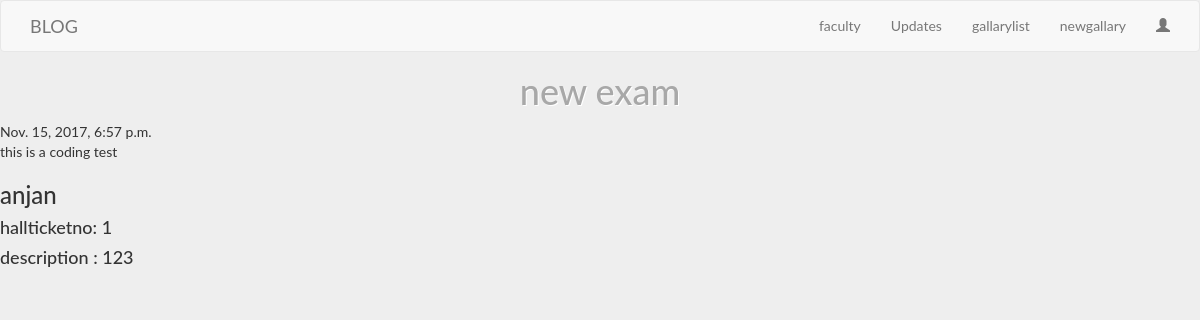
/exam/2/, run on an earlier commit of the app's database.
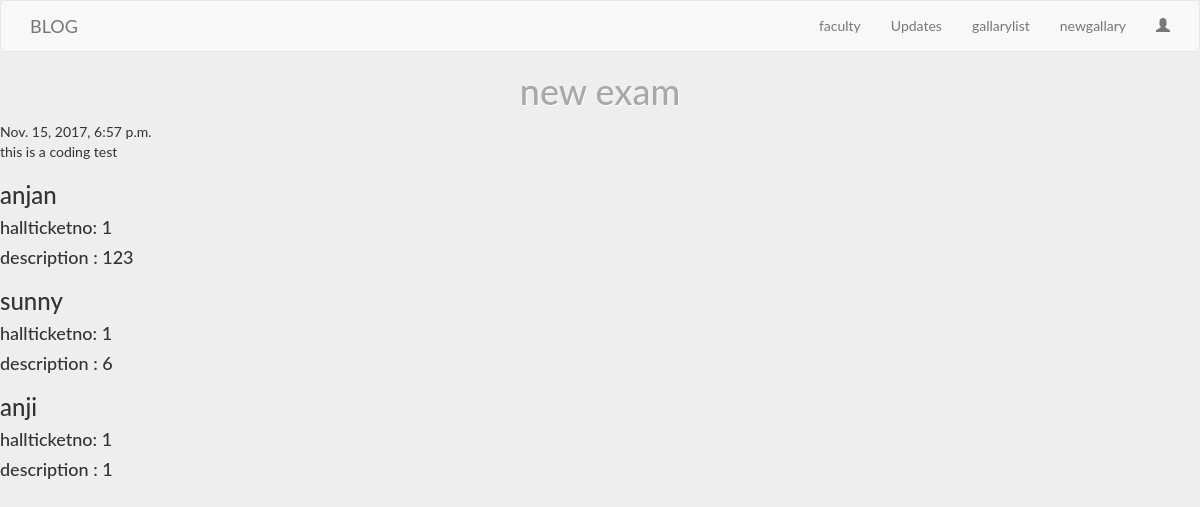
And on a later commit of the database.
### schoolapp/models.py (models this page shows, shortened)
class Acheiver(models.Model):
    exam = models.ForeignKey('schoolapp.Exam', related_name='rankers')
    name = models.CharField(max_length = 200)
    rank = models.IntegerField()
    ticket_no = models.IntegerField()
    image = models.ImageField(blank = True,null = True)

### schoolapp/views.py (the view)
# urls.py: url(r'^exam/(?P<pk>\d+)/$',views.ExamDetailView.as_view(),name='exam_detail'),
class ExamDetailView(DetailView):
    model = Exam

### schoolapp/templates/schoolapp/exam_detail.html (shortened to what this page needs)
{% extends 'schoolapp/base.html'%}
{% block content %}
        <h1 class="posttitle-loader">{{exam.name}}</h1>
        {% if exam.created_date %}
        <div class="date postdate">
           {{exam.created_date}}
        </div>
        {% endif %}
        <p class="postcontent">{{ exam.examdescription|safe|linebreaksbr}}</p>
<div class="centerstage">
{% for acheiver in exam.rankers.all %}
<h3>{{acheiver.name}}</h3>
<h4>hallticketno: {{acheiver.rank}}</h4>
<h4>description : {{acheiver.ticket_no}}</h4>
{% endfor %}
</div>
{% endblock %}

What changed in the data, as far as the page shows it:
added Acheiver: name "sunny", rank "1", ticket_no "6"
added Acheiver: name "anji", rank "1", ticket_no "1"
